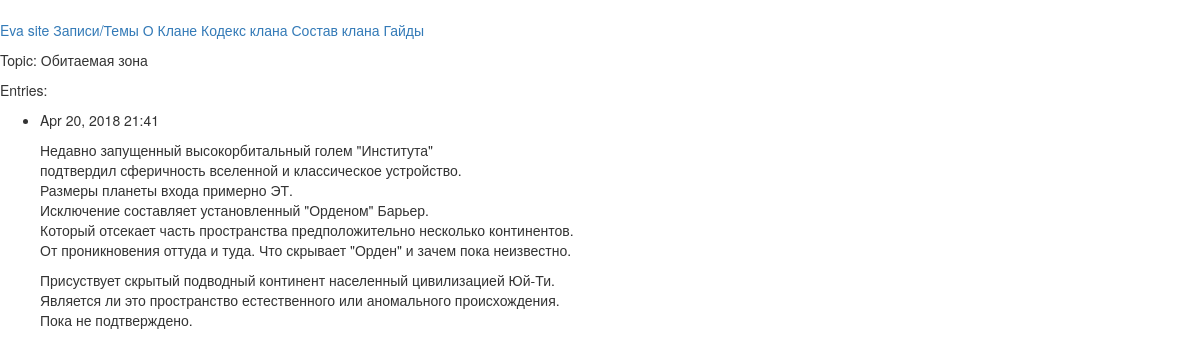
/topics/1/, run on the app's committed database.
### eva_dop/models.py (models this page shows)
class Topic(models.Model):
	text = models.CharField(max_length=200)
	date_added = models.DateTimeField(auto_now_add=True)
	def __str__(self):
		return self.text

class Entry(models.Model):
	topic = models.ForeignKey(Topic)
	text = models.TextField()
	date_added = models.DateTimeField(auto_now_add=True)

### eva_dop/views.py (the view)
# urls.py: url(r'^topics/(?P<topic_id>\d+)/$', views.topic, name='topic'),
def topic(request, topic_id):
	topic = Topic.objects.get(id=topic_id)
	entries = topic.entry_set.order_by('-date_added')
	context = {'topic': topic, 'entries': entries}
	return render(request, 'eva_dop/topic.html', context)

### eva_dop/templates/eva_dop/topic.html (shortened to what this page needs)
{% extends 'eva_dop/base.html' %}
{% block content %}
  <p>Topic: {{ topic }}</p>
  <p>Entries:</p>
  <ul>
  {% for entry in entries %}
    <li>
      <p>{{ entry.date_added|date:'M d, Y H:i' }}</p>
      <p>{{ entry.text|linebreaks }}</p>
    </li>
{% empty %}
    <li>
Записи ещё не добавлены
    </li>
{% endfor %}
  </ul>
{% endblock content %}

### eva_dop/templates/eva_dop/base.html (shortened to what this page needs)
{% load staticfiles %}
<link rel="stylesheet" href="//maxcdn.bootstrapcdn.com/bootstrap/3.2.0/css/bootstrap.min.css">
<link rel="stylesheet" href="//maxcdn.bootstrapcdn.com/bootstrap/3.2.0/css/bootstrap-theme.min.css">
<link rel="stylesheet" href="{% static 'css/eva_dop.css' %}">
<p>
	<a href="{% url 'eva_dop:index' %}">Eva site</a>
	<a href="{% url 'eva_dop:topics' %}">Записи/Темы</a>
	<a href="{% url 'eva_dop:clans' %}">О Клане</a>
	<a href="{% url 'eva_dop:codex' %}">Кодекс клана</a>
	<a href="{% url 'eva_dop:members' %}">Состав клана</a>
	<a href="{% url 'eva_dop:guide' %}">Гайды</a>
</p>
	{% block content %}{% endblock content %}

### data on the page
Topic: text "Обитаемая зона"
Entry: date_added "Apr 20, 2018 21:41", text "Недавно запущенный высокорбитальный голем \"Института\" подтвердил сферичность вселенной и классическое устройство. Размеры планеты входа примерно ЭТ. Исключение составляет установленный \"Орденом\" Барьер. Который отсекает часть пространства предположительно несколько континентов. От проникновения оттуда и туда. Что скрывает \"Орден\" и зачем пока неизвестно. Присуствует скрытый подводный континент населенный цивилизацией Юй-Ти. Является ли это пространство естественного или аномального происхождения. Пока не подтверждено."
